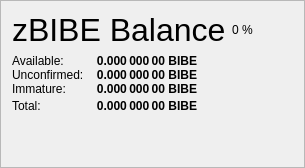
                   <widget class="QFrame" name="frame_ZerocoinBalances">
                    <property name="frameShape">
                     <enum>QFrame::StyledPanel</enum>
                    </property>
                    <property name="frameShadow">
                     <enum>QFrame::Raised</enum>
                    </property>
                    <layout class="QVBoxLayout" name="verticalLayout_7">
                     <item>
                      <layout class="QHBoxLayout" name="horizontalLayout_8" stretch="0,0,0">
                       <item>
                        <widget class="QLabel" name="label_5z_3">
                         <property name="minimumSize">
                          <size>
                           <width>0</width>
                           <height>20</height>
                          </size>
                         </property>
                         <property name="font">
                          <font>
                           <pointsize>24</pointsize>
                           <weight>50</weight>
                           <bold>false</bold>
                          </font>
                         </property>
                         <property name="text">
                          <string>zBIBE Balance</string>
                         </property>
                        </widget>
                       </item>
                       <item>
                        <widget class="QLabel" name="labelzBIBEPercent">
                         <property name="text">
                          <string notr="true">0 %</string>
                         </property>
                        </widget>
                       </item>
                       <item>
                        <spacer name="horizontalSpacer_11">
                         <property name="orientation">
                          <enum>Qt::Horizontal</enum>
                         </property>
                         <property name="sizeHint" stdset="0">
                          <size>
                           <width>40</width>
                           <height>20</height>
                          </size>
                         </property>
                        </spacer>
                       </item>
                      </layout>
                     </item>
                     <item>
                      <layout class="QGridLayout" name="gridLayout_5">
                       <property name="horizontalSpacing">
                        <number>12</number>
                       </property>
                       <property name="verticalSpacing">
                        <number>0</number>
                       </property>
                       <item row="1" column="0">
                        <widget class="QLabel" name="labelzBalanceMatureText">
                         <property name="toolTip">
                          <string>Mature: more than 20 confirmation and more than 3 mints of the same denomination after it was minted.
These zBIBE are spendable.</string>
                         </property>
                         <property name="text">
                          <string>Available:</string>
                         </property>
                        </widget>
                       </item>
                       <item row="1" column="1">
                        <widget class="QLabel" name="labelzBalanceMature">
                         <property name="font">
                          <font>
                           <weight>75</weight>
                           <bold>true</bold>
                          </font>
                         </property>
                         <property name="toolTip">
                          <string>Mature: more than 20 confirmation and more than 3 mints of the same denomination after it was minted.
These zBIBE are spendable.</string>
                         </property>
                         <property name="text">
                          <string notr="true">0.000 000 00 BIBE</string>
                         </property>
                         <property name="alignment">
                          <set>Qt::AlignRight|Qt::AlignTrailing|Qt::AlignVCenter</set>
                         </property>
                        </widget>
                       </item>
                       <item row="2" column="0">
                        <widget class="QLabel" name="labelzBalanceUnconfirmedText">
                         <property name="toolTip">
                          <string>Unconfirmed: less than 20 confirmations
Immature: confirmed, but less than 3 mints of the same denomination after it was minted</string>
                         </property>
                         <property name="text">
                          <string>Unconfirmed:</string>
                         </property>
                        </widget>
                       </item>
                       <item row="2" column="1">
                        <widget class="QLabel" name="labelzBalanceUnconfirmed">
                         <property name="font">
                          <font>
                           <weight>75</weight>
                           <bold>true</bold>
                          </font>
                         </property>
                         <property name="toolTip">
                          <string>Unconfirmed: less than 20 confirmations
Immature: confirmed, but less than 3 mints of the same denomination after it was minted</string>
                         </property>
                         <property name="text">
                          <string notr="true">0.000 000 00 BIBE</string>
                         </property>
                         <property name="alignment">
                          <set>Qt::AlignRight|Qt::AlignTrailing|Qt::AlignVCenter</set>
                         </property>
                        </widget>
                       </item>
                       <item row="3" column="0">
                        <widget class="QLabel" name="labelzBalanceImmatureText">
                         <property name="toolTip">
                          <string>Unconfirmed: less than 20 confirmations
Immature: confirmed, but less than 3 mints of the same denomination after it was minted</string>
                         </property>
                         <property name="text">
                          <string>Immature:</string>
                         </property>
                        </widget>
                       </item>
                       <item row="3" column="1">
                        <widget class="QLabel" name="labelzBalanceImmature">
                         <property name="font">
                          <font>
                           <weight>75</weight>
                           <bold>true</bold>
                          </font>
                         </property>
                         <property name="toolTip">
                          <string>Unconfirmed: less than 20 confirmations
Immature: confirmed, but less than 3 mints of the same denomination after it was minted</string>
                         </property>
                         <property name="text">
                          <string notr="true">0.000 000 00 BIBE</string>
                         </property>
                         <property name="alignment">
                          <set>Qt::AlignRight|Qt::AlignTrailing|Qt::AlignVCenter</set>
                         </property>
                        </widget>
                       </item>
                       <item row="4" column="0">
                        <widget class="QLabel" name="labelzBalanceText">
                         <property name="toolTip">
                          <string>Your current zBIBE balance, unconfirmed and immature zBIBE included.</string>
                         </property>
                         <property name="text">
                          <string>Total:</string>
                         </property>
                        </widget>
                       </item>
                       <item row="4" column="1">
                        <widget class="QLabel" name="labelzBalance">
                         <property name="font">
                          <font>
                           <weight>75</weight>
                           <bold>true</bold>
                          </font>
                         </property>
                         <property name="cursor">
                          <cursorShape>IBeamCursor</cursorShape>
                         </property>
                         <property name="toolTip">
                          <string>Your current zBIBE balance, unconfirmed and immature zBIBE included.</string>
                         </property>
                         <property name="text">
                          <string notr="true">0.000 000 00 BIBE</string>
                         </property>
                         <property name="alignment">
                          <set>Qt::AlignRight|Qt::AlignTrailing|Qt::AlignVCenter</set>
                         </property>
                         <property name="textInteractionFlags">
                          <set>Qt::LinksAccessibleByMouse|Qt::TextSelectableByKeyboard|Qt::TextSelectableByMouse</set>
                         </property>
                        </widget>
                       </item>
                       <item row="4" column="2">
                        <spacer name="horizontalSpacer_4">
                         <property name="orientation">
                          <enum>Qt::Horizontal</enum>
                         </property>
                         <property name="sizeHint" stdset="0">
                          <size>
                           <width>40</width>
                           <height>20</height>
                          </size>
                         </property>
                        </spacer>
                       </item>
                      </layout>
                     </item>
                     <item>
                      <spacer name="verticalSpacer_4">
                       <property name="orientation">
                        <enum>Qt::Vertical</enum>
                       </property>
                       <property name="sizeHint" stdset="0">
                        <size>
                         <width>20</width>
                         <height>40</height>
                        </size>
                       </property>
                      </spacer>
                     </item>
                    </layout>
                   </widget>
